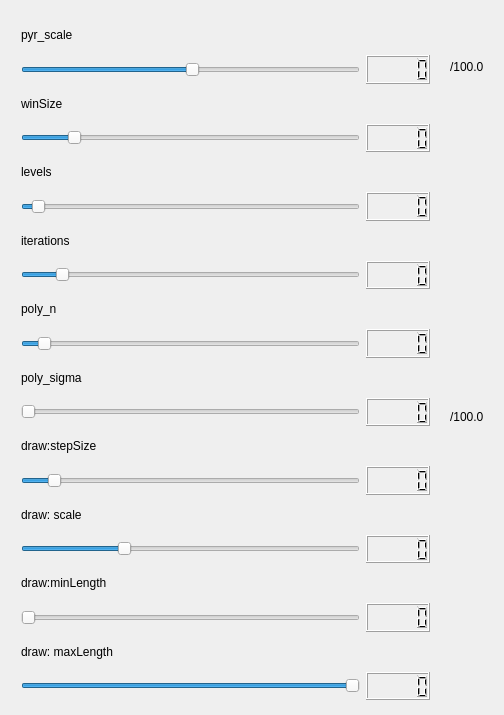
<?xml version="1.0" encoding="UTF-8"?>
<ui version="4.0">
 <class>OpticalFlowFarnebackConfigDialog</class>
 <widget class="QDialog" name="OpticalFlowFarnebackConfigDialog">
  <property name="geometry">
   <rect>
    <x>0</x>
    <y>0</y>
    <width>504</width>
    <height>715</height>
   </rect>
  </property>
  <property name="windowTitle">
   <string>OpticalFlowFarnebackConfigDialog</string>
  </property>
  <widget class="QWidget" name="layoutWidget">
   <property name="geometry">
    <rect>
     <x>10</x>
     <y>10</y>
     <width>431</width>
     <height>701</height>
    </rect>
   </property>
   <layout class="QVBoxLayout" name="verticalLayout">
    <item>
     <widget class="QLabel" name="label_pyr_scale">
      <property name="text">
       <string>pyr_scale</string>
      </property>
     </widget>
    </item>
    <item>
     <layout class="QHBoxLayout" name="horizontalLayout">
      <item>
       <widget class="QSlider" name="slider_pyr_scale">
        <property name="maximum">
         <number>99</number>
        </property>
        <property name="singleStep">
         <number>1</number>
        </property>
        <property name="pageStep">
         <number>10</number>
        </property>
        <property name="value">
         <number>50</number>
        </property>
        <property name="orientation">
         <enum>Qt::Horizontal</enum>
        </property>
       </widget>
      </item>
      <item>
       <widget class="QLCDNumber" name="pyrScaleNumber"/>
      </item>
     </layout>
    </item>
    <item>
     <widget class="QLabel" name="label_winSize">
      <property name="text">
       <string>winSize</string>
      </property>
     </widget>
    </item>
    <item>
     <layout class="QHBoxLayout" name="horizontalLayout_2">
      <item>
       <widget class="QSlider" name="slider_winSize">
        <property name="minimum">
         <number>1</number>
        </property>
        <property name="value">
         <number>15</number>
        </property>
        <property name="orientation">
         <enum>Qt::Horizontal</enum>
        </property>
       </widget>
      </item>
      <item>
       <widget class="QLCDNumber" name="winSizeNumber"/>
      </item>
     </layout>
    </item>
    <item>
     <widget class="QLabel" name="label_levels">
      <property name="text">
       <string>levels</string>
      </property>
     </widget>
    </item>
    <item>
     <layout class="QHBoxLayout" name="horizontalLayout_3">
      <item>
       <widget class="QSlider" name="slider_levels">
        <property name="value">
         <number>3</number>
        </property>
        <property name="orientation">
         <enum>Qt::Horizontal</enum>
        </property>
       </widget>
      </item>
      <item>
       <widget class="QLCDNumber" name="levelsNumber"/>
      </item>
     </layout>
    </item>
    <item>
     <widget class="QLabel" name="label_iterations">
      <property name="text">
       <string>iterations</string>
      </property>
     </widget>
    </item>
    <item>
     <layout class="QHBoxLayout" name="horizontalLayout_4">
      <item>
       <widget class="QSlider" name="slider_iterations">
        <property name="minimum">
         <number>1</number>
        </property>
        <property name="maximum">
         <number>20</number>
        </property>
        <property name="value">
         <number>3</number>
        </property>
        <property name="orientation">
         <enum>Qt::Horizontal</enum>
        </property>
       </widget>
      </item>
      <item>
       <widget class="QLCDNumber" name="iterationsNumber"/>
      </item>
     </layout>
    </item>
    <item>
     <widget class="QLabel" name="label_poly_n">
      <property name="text">
       <string>poly_n</string>
      </property>
     </widget>
    </item>
    <item>
     <layout class="QHBoxLayout" name="horizontalLayout_5">
      <item>
       <widget class="QSlider" name="slider_poly_n">
        <property name="value">
         <number>5</number>
        </property>
        <property name="orientation">
         <enum>Qt::Horizontal</enum>
        </property>
       </widget>
      </item>
      <item>
       <widget class="QLCDNumber" name="poly_nNumber"/>
      </item>
     </layout>
    </item>
    <item>
     <widget class="QLabel" name="label_poly_sigma">
      <property name="text">
       <string>poly_sigma</string>
      </property>
     </widget>
    </item>
    <item>
     <layout class="QHBoxLayout" name="horizontalLayout_6">
      <item>
       <widget class="QSlider" name="slider_poly_sigma">
        <property name="maximum">
         <number>1000</number>
        </property>
        <property name="pageStep">
         <number>120</number>
        </property>
        <property name="orientation">
         <enum>Qt::Horizontal</enum>
        </property>
       </widget>
      </item>
      <item>
       <widget class="QLCDNumber" name="poly_sigmaNumber"/>
      </item>
     </layout>
    </item>
    <item>
     <widget class="QLabel" name="label_stepSize">
      <property name="text">
       <string>draw:stepSize</string>
      </property>
     </widget>
    </item>
    <item>
     <layout class="QHBoxLayout" name="horizontalLayout_7">
      <item>
       <widget class="QSlider" name="slider_stepSize">
        <property name="value">
         <number>8</number>
        </property>
        <property name="orientation">
         <enum>Qt::Horizontal</enum>
        </property>
       </widget>
      </item>
      <item>
       <widget class="QLCDNumber" name="stepSizeNumber"/>
      </item>
     </layout>
    </item>
    <item>
     <widget class="QLabel" name="label_scale">
      <property name="text">
       <string>draw: scale</string>
      </property>
     </widget>
    </item>
    <item>
     <layout class="QHBoxLayout" name="horizontalLayout_8">
      <item>
       <widget class="QSlider" name="slider_scale">
        <property name="minimum">
         <number>1</number>
        </property>
        <property name="value">
         <number>30</number>
        </property>
        <property name="orientation">
         <enum>Qt::Horizontal</enum>
        </property>
       </widget>
      </item>
      <item>
       <widget class="QLCDNumber" name="scaleNumber"/>
      </item>
     </layout>
    </item>
    <item>
     <widget class="QLabel" name="label_stepSize_2">
      <property name="text">
       <string>draw:minLength</string>
      </property>
     </widget>
    </item>
    <item>
     <layout class="QHBoxLayout" name="horizontalLayout_9">
      <item>
       <widget class="QSlider" name="slider_minLength">
        <property name="maximum">
         <number>100</number>
        </property>
        <property name="orientation">
         <enum>Qt::Horizontal</enum>
        </property>
       </widget>
      </item>
      <item>
       <widget class="QLCDNumber" name="minlengthNumber"/>
      </item>
     </layout>
    </item>
    <item>
     <widget class="QLabel" name="label_scale_2">
      <property name="text">
       <string>draw: maxLength</string>
      </property>
     </widget>
    </item>
    <item>
     <layout class="QHBoxLayout" name="horizontalLayout_10">
      <item>
       <widget class="QSlider" name="slider_maxLength">
        <property name="maximum">
         <number>100</number>
        </property>
        <property name="value">
         <number>100</number>
        </property>
        <property name="orientation">
         <enum>Qt::Horizontal</enum>
        </property>
       </widget>
      </item>
      <item>
       <widget class="QLCDNumber" name="maxLengthNumber"/>
      </item>
     </layout>
    </item>
   </layout>
  </widget>
  <widget class="QLabel" name="label">
   <property name="geometry">
    <rect>
     <x>450</x>
     <y>410</y>
     <width>46</width>
     <height>13</height>
    </rect>
   </property>
   <property name="text">
    <string>/100.0</string>
   </property>
  </widget>
  <widget class="QLabel" name="label_2">
   <property name="geometry">
    <rect>
     <x>450</x>
     <y>60</y>
     <width>46</width>
     <height>13</height>
    </rect>
   </property>
   <property name="text">
    <string>/100.0</string>
   </property>
  </widget>
 </widget>
 <layoutdefault spacing="6" margin="11"/>
 <resources/>
 <connections>
  <connection>
   <sender>slider_pyr_scale</sender>
   <signal>valueChanged(int)</signal>
   <receiver>pyrScaleNumber</receiver>
   <slot>display(int)</slot>
   <hints>
    <hint type="sourcelabel">
     <x>190</x>
     <y>60</y>
    </hint>
    <hint type="destinationlabel">
     <x>406</x>
     <y>60</y>
    </hint>
   </hints>
  </connection>
  <connection>
   <sender>slider_winSize</sender>
   <signal>valueChanged(int)</signal>
   <receiver>winSizeNumber</receiver>
   <slot>display(int)</slot>
   <hints>
    <hint type="sourcelabel">
     <x>190</x>
     <y>130</y>
    </hint>
    <hint type="destinationlabel">
     <x>406</x>
     <y>131</y>
    </hint>
   </hints>
  </connection>
  <connection>
   <sender>slider_levels</sender>
   <signal>valueChanged(int)</signal>
   <receiver>levelsNumber</receiver>
   <slot>display(int)</slot>
   <hints>
    <hint type="sourcelabel">
     <x>190</x>
     <y>201</y>
    </hint>
    <hint type="destinationlabel">
     <x>406</x>
     <y>201</y>
    </hint>
   </hints>
  </connection>
  <connection>
   <sender>slider_iterations</sender>
   <signal>valueChanged(int)</signal>
   <receiver>iterationsNumber</receiver>
   <slot>display(int)</slot>
   <hints>
    <hint type="sourcelabel">
     <x>190</x>
     <y>271</y>
    </hint>
    <hint type="destinationlabel">
     <x>406</x>
     <y>272</y>
    </hint>
   </hints>
  </connection>
  <connection>
   <sender>slider_poly_n</sender>
   <signal>valueChanged(int)</signal>
   <receiver>poly_nNumber</receiver>
   <slot>display(int)</slot>
   <hints>
    <hint type="sourcelabel">
     <x>190</x>
     <y>342</y>
    </hint>
    <hint type="destinationlabel">
     <x>406</x>
     <y>342</y>
    </hint>
   </hints>
  </connection>
  <connection>
   <sender>slider_poly_sigma</sender>
   <signal>valueChanged(int)</signal>
   <receiver>poly_sigmaNumber</receiver>
   <slot>display(int)</slot>
   <hints>
    <hint type="sourcelabel">
     <x>190</x>
     <y>412</y>
    </hint>
    <hint type="destinationlabel">
     <x>406</x>
     <y>413</y>
    </hint>
   </hints>
  </connection>
  <connection>
   <sender>slider_stepSize</sender>
   <signal>valueChanged(int)</signal>
   <receiver>stepSizeNumber</receiver>
   <slot>display(int)</slot>
   <hints>
    <hint type="sourcelabel">
     <x>190</x>
     <y>483</y>
    </hint>
    <hint type="destinationlabel">
     <x>406</x>
     <y>483</y>
    </hint>
   </hints>
  </connection>
  <connection>
   <sender>slider_scale</sender>
   <signal>valueChanged(int)</signal>
   <receiver>scaleNumber</receiver>
   <slot>display(int)</slot>
   <hints>
    <hint type="sourcelabel">
     <x>190</x>
     <y>553</y>
    </hint>
    <hint type="destinationlabel">
     <x>406</x>
     <y>554</y>
    </hint>
   </hints>
  </connection>
  <connection>
   <sender>slider_minLength</sender>
   <signal>valueChanged(int)</signal>
   <receiver>minlengthNumber</receiver>
   <slot>display(int)</slot>
   <hints>
    <hint type="sourcelabel">
     <x>190</x>
     <y>624</y>
    </hint>
    <hint type="destinationlabel">
     <x>406</x>
     <y>624</y>
    </hint>
   </hints>
  </connection>
  <connection>
   <sender>slider_maxLength</sender>
   <signal>valueChanged(int)</signal>
   <receiver>maxLengthNumber</receiver>
   <slot>display(int)</slot>
   <hints>
    <hint type="sourcelabel">
     <x>190</x>
     <y>694</y>
    </hint>
    <hint type="destinationlabel">
     <x>406</x>
     <y>695</y>
    </hint>
   </hints>
  </connection>
 </connections>
</ui>
